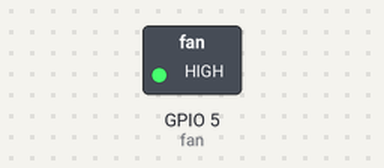
Simulated run of this sketch. Board: ESP32. On the bench: switched loads named in the sketch (green lamp = pin HIGH). Dashed ring = blinking.

Above: at 0.2 s.
Timing chart, 0 to 3.0 s (numbered marks = the images above):
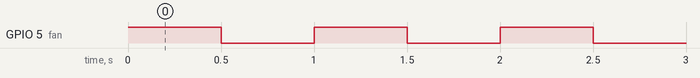

The sketch:

esp32Test.ino
```cpp
const int fan = 5;
void setup() {
  // put your setup code here, to run once:
  pinMode(fan,OUTPUT );

}

void loop() {
  // put your main code here, to run repeatedly:
  digitalWrite(fan, HIGH);
  delay(500);
  digitalWrite(fan, LOW);
  delay(500);
}
```

Measured:
- by itself, GPIO 5 (fan): alternates HIGH for 0.50 s and LOW for 0.50 s
